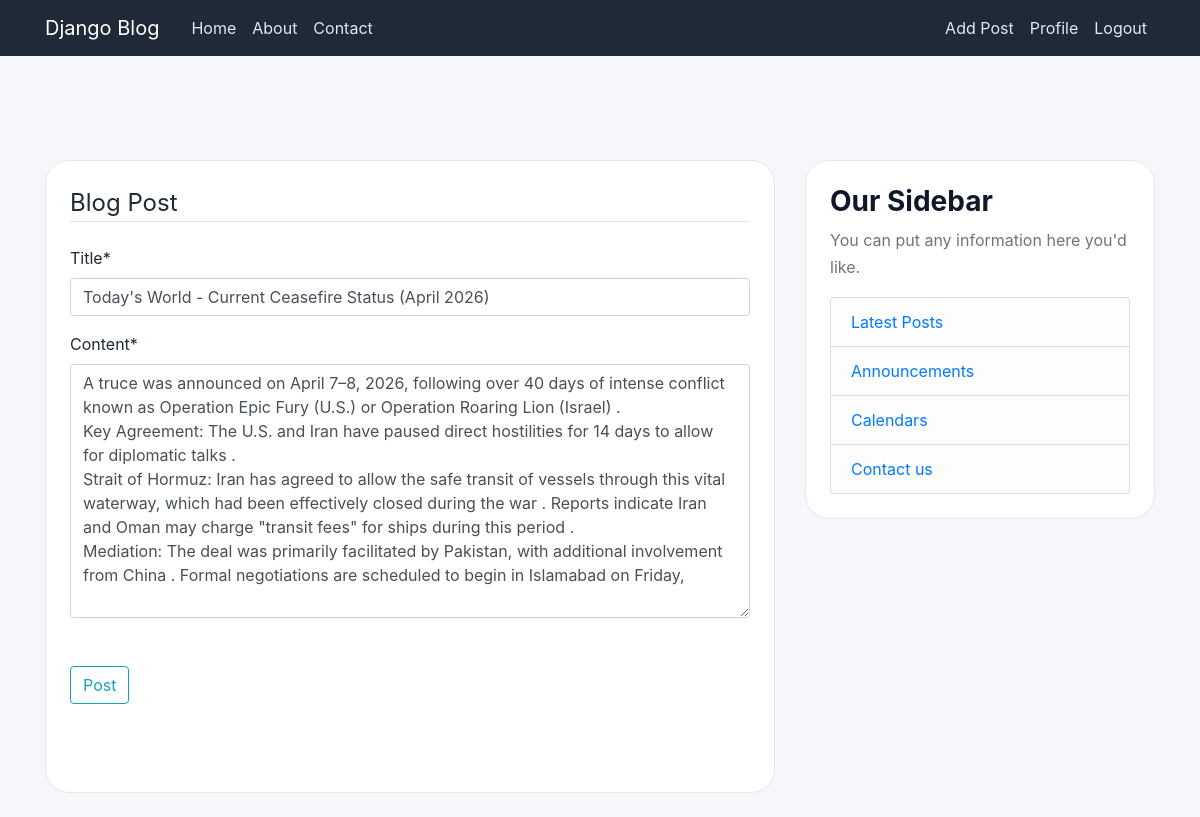
The page /post/4/update/ (signed in) on the database its author committed.
### blog/models.py (models this page shows, shortened)
class Posts(models.Model):
    title = models.CharField(max_length=200)
    content = models.TextField()
    date_posted = models.DateTimeField(default=timezone.now)
    author = models.ForeignKey(User, on_delete=models.CASCADE)

### blog/views.py (the view, shortened to what this page needs)
# urls.py: path('post/<int:pk>/update/', PostUpdateView.as_view(), name='post-update'),
class PostUpdateView(LoginRequiredMixin, UserPassesTestMixin, UpdateView):
    model = Posts
    fields = ['title', 'content']
    template_name = 'blog/post_form.html'
    success_url = reverse_lazy('blog-home')
    def test_func(self):
        post = self.get_object()
        if self.request.user == post.author:
            return True
        return False

### blog/templates/blog/post_form.html (shortened to what this page needs)
{% extends 'blog/base.html' %}
{% load crispy_forms_tags %}
{% block content %}
<div class="content-section">
  <form method="post">
    <fieldset class="form-group">
      <legend class="border-bottom mb-4">Blog Post</legend>
      {{ form|crispy }}
    </fieldset>
    <div class="form-group pt-3 pb-5">
      <button type="submit" class="btn btn-outline-info">Post</button>
    </div>
  </form>
</div>
{% endblock content %}

### blog/static/blog/main.css (style rules this page uses)
body { background: #f5f7fb; color: #1f2937; margin-top: 5rem; font-family: 'Inter', 'Segoe UI', system-ui, -apple-system, BlinkMacSystemFont, 'Segoe UI', sans-serif; }
.content-section { background: #ffffff; padding: 24px; border-radius: 24px; border: 1px solid #e2e8f0; margin-bottom: 24px; }

### rows shown on the page
Posts: title "Today's World - Current Ceasefire Status (April 2026)", content "A truce was announced on April 7–8, 2026, following over 40 days of intense conflict known as Operation Epic Fury (U.S.) or Operation Roaring Lion (Israel) . Key Agreement: The U.S. and Iran have paused direct hostilities for 14 days to allow for diplomatic talks . Strait of Hormuz: Iran has agreed to allow the safe transit of vessels through this vital waterway, which had been effectively closed during the war . Reports indicate Iran and Oman may charge \"transit fees\" for ships during this period . Mediation: The deal was primarily facilitated by Pakistan, with additional involvement from China . Formal negotiations are scheduled to begin in Islamabad on Friday,"
